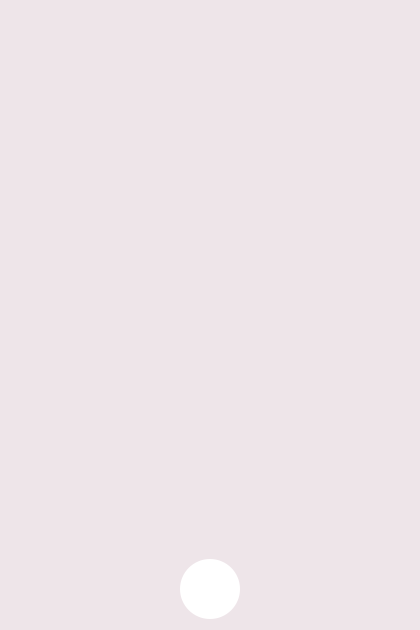
<?xml version="1.0" encoding="UTF-8"?>
<ui version="4.0">
 <class>Form</class>
 <widget class="QWidget" name="Form">
  <property name="geometry">
   <rect>
    <x>0</x>
    <y>0</y>
    <width>420</width>
    <height>630</height>
   </rect>
  </property>
  <property name="minimumSize">
   <size>
    <width>420</width>
    <height>630</height>
   </size>
  </property>
  <property name="maximumSize">
   <size>
    <width>420</width>
    <height>630</height>
   </size>
  </property>
  <property name="font">
   <font>
    <family>Poppins</family>
   </font>
  </property>
  <property name="windowTitle">
   <string>Form</string>
  </property>
  <property name="styleSheet">
   <string notr="true">background-color:#EEE5E9;</string>
  </property>
  <widget class="QWidget" name="widget" native="true">
   <property name="geometry">
    <rect>
     <x>0</x>
     <y>550</y>
     <width>421</width>
     <height>78</height>
    </rect>
   </property>
   <property name="maximumSize">
    <size>
     <width>421</width>
     <height>78</height>
    </size>
   </property>
   <property name="styleSheet">
    <string notr="true">QPushButton#previous_button,
QPushButton#next_button,
QPushButton#shuffle_button,
QPushButton#repeat_button {
    background-color: transparent;
    border: none;
    border-radius: 30px;
    min-width: 60px;
    max-width: 60px;
    min-height: 60px;
    max-height: 60px;
    qproperty-iconSize: 32px 32px;
    padding: 0px;
}


QPushButton#previous_button:hover,
QPushButton#next_button:hover,
QPushButton#shuffle_button:hover,
QPushButton#repeat_button:hover {
    background-color: rgba(255, 255, 255, 20);
}

QPushButton#previous_button:pressed,
QPushButton#next_button:pressed,
QPushButton#shuffle_button:pressed,
QPushButton#repeat_button:pressed {
    background-color: rgba(255, 255, 255, 35);
}


QPushButton#shuffle_button:checked,
QPushButton#repeat_button:checked {
    background-color: rgba(255, 255, 255, 45);
}
</string>
   </property>
   <layout class="QGridLayout" name="gridLayout">
    <item row="0" column="0">
     <widget class="QPushButton" name="shuffle_button">
      <property name="minimumSize">
       <size>
        <width>60</width>
        <height>60</height>
       </size>
      </property>
      <property name="maximumSize">
       <size>
        <width>60</width>
        <height>60</height>
       </size>
      </property>
      <property name="styleSheet">
       <string notr="true"/>
      </property>
      <property name="text">
       <string/>
      </property>
      <property name="icon">
       <iconset resource="icons/resources.qrc">
        <normaloff>:/shuffle_black.png</normaloff>:/shuffle_black.png</iconset>
      </property>
      <property name="iconSize">
       <size>
        <width>32</width>
        <height>32</height>
       </size>
      </property>
     </widget>
    </item>
    <item row="0" column="1">
     <widget class="QPushButton" name="previous_button">
      <property name="minimumSize">
       <size>
        <width>60</width>
        <height>60</height>
       </size>
      </property>
      <property name="maximumSize">
       <size>
        <width>60</width>
        <height>60</height>
       </size>
      </property>
      <property name="styleSheet">
       <string notr="true"/>
      </property>
      <property name="text">
       <string/>
      </property>
      <property name="icon">
       <iconset resource="icons/resources.qrc">
        <normaloff>:/previous_black.png</normaloff>:/previous_black.png</iconset>
      </property>
      <property name="iconSize">
       <size>
        <width>32</width>
        <height>32</height>
       </size>
      </property>
     </widget>
    </item>
    <item row="0" column="2">
     <widget class="QPushButton" name="pp_button">
      <property name="minimumSize">
       <size>
        <width>60</width>
        <height>60</height>
       </size>
      </property>
      <property name="maximumSize">
       <size>
        <width>60</width>
        <height>60</height>
       </size>
      </property>
      <property name="styleSheet">
       <string notr="true">QPushButton#pp_button {
    background-color: white;
    border: none;
    border-radius: 30px;
    min-width: 60px;
    max-width: 60px;
    min-height: 60px;
    max-height: 60px;
    qproperty-iconSize: 32px 32px;
    padding: 0px;
}

QPushButton#pp_button:hover {
    background-color: rgb(245, 245, 245);
}

QPushButton#pp_button:pressed {
    background-color: rgb(230, 230, 230);
}

QPushButton#pp_button:checked {
    background-color: rgb(235, 235, 235);
}

QPushButton#pp_button:checked:hover {
    background-color: rgb(225, 225, 225);
}

QPushButton#pp_button:disabled {
    background-color: rgb(210, 210, 210);
}</string>
      </property>
      <property name="text">
       <string/>
      </property>
      <property name="icon">
       <iconset resource="icons/resources.qrc">
        <normaloff>:/play.png</normaloff>
        <normalon>:/pause_black.png</normalon>:/play.png</iconset>
      </property>
      <property name="iconSize">
       <size>
        <width>32</width>
        <height>32</height>
       </size>
      </property>
     </widget>
    </item>
    <item row="0" column="3">
     <widget class="QPushButton" name="next_button">
      <property name="minimumSize">
       <size>
        <width>60</width>
        <height>60</height>
       </size>
      </property>
      <property name="maximumSize">
       <size>
        <width>60</width>
        <height>60</height>
       </size>
      </property>
      <property name="styleSheet">
       <string notr="true"/>
      </property>
      <property name="text">
       <string/>
      </property>
      <property name="icon">
       <iconset resource="icons/resources.qrc">
        <normaloff>:/next_black.png</normaloff>:/next_black.png</iconset>
      </property>
      <property name="iconSize">
       <size>
        <width>32</width>
        <height>32</height>
       </size>
      </property>
     </widget>
    </item>
    <item row="0" column="4">
     <widget class="QPushButton" name="repeat_button">
      <property name="minimumSize">
       <size>
        <width>60</width>
        <height>60</height>
       </size>
      </property>
      <property name="maximumSize">
       <size>
        <width>60</width>
        <height>60</height>
       </size>
      </property>
      <property name="styleSheet">
       <string notr="true"/>
      </property>
      <property name="text">
       <string/>
      </property>
      <property name="icon">
       <iconset resource="icons/resources.qrc">
        <normaloff>:/repeat_button.png</normaloff>:/repeat_button.png</iconset>
      </property>
      <property name="iconSize">
       <size>
        <width>32</width>
        <height>32</height>
       </size>
      </property>
     </widget>
    </item>
   </layout>
  </widget>
  <widget class="QPushButton" name="list_button">
   <property name="geometry">
    <rect>
     <x>20</x>
     <y>10</y>
     <width>60</width>
     <height>60</height>
    </rect>
   </property>
   <property name="minimumSize">
    <size>
     <width>60</width>
     <height>60</height>
    </size>
   </property>
   <property name="maximumSize">
    <size>
     <width>60</width>
     <height>60</height>
    </size>
   </property>
   <property name="styleSheet">
    <string notr="true">QPushButton#list_button {
    background-color: transparent;
    border: none;
    border-radius: 30px;
    min-width: 60px;
    max-width: 60px;
    min-height: 60px;
    max-height: 60px;
    qproperty-iconSize: 32px 32px;
    padding: 0px;
}
QPushButton#list_button:hover {
    background-color: rgba(255, 255, 255, 20);
}

QPushButton#list_button:pressed {
    background-color: rgba(255, 255, 255, 35);
}

QPushButton#list_button:checked {
    background-color: rgba(255, 255, 255, 45);
}</string>
   </property>
   <property name="text">
    <string/>
   </property>
   <property name="icon">
    <iconset resource="icons/resources.qrc">
     <normaloff>:/list_black.png</normaloff>:/list_black.png</iconset>
   </property>
   <property name="iconSize">
    <size>
     <width>32</width>
     <height>32</height>
    </size>
   </property>
  </widget>
 </widget>
 <resources>
  <include location="icons/resources.qrc"/>
 </resources>
 <connections/>
</ui>
